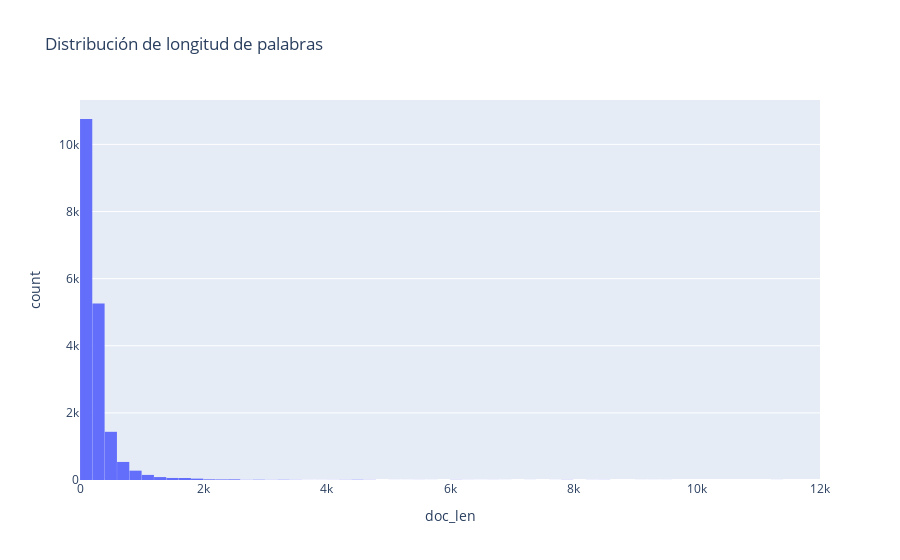
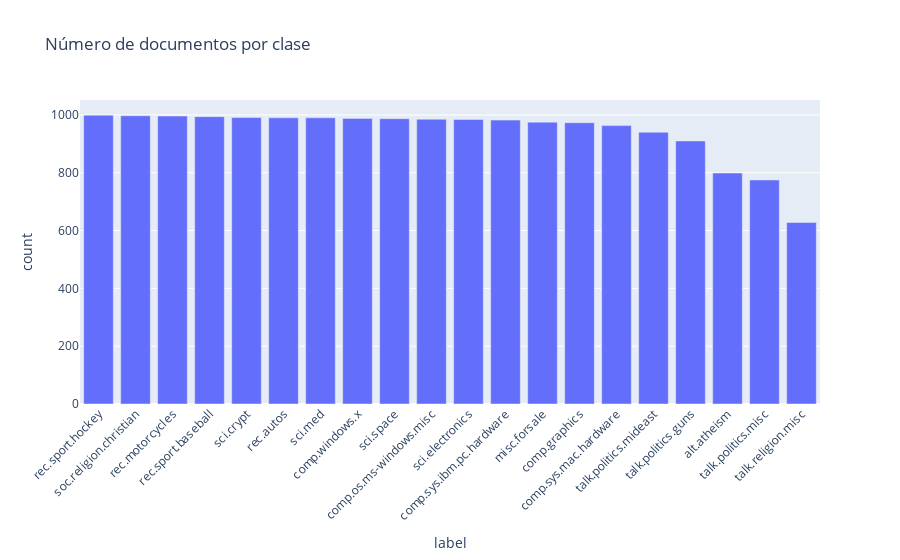
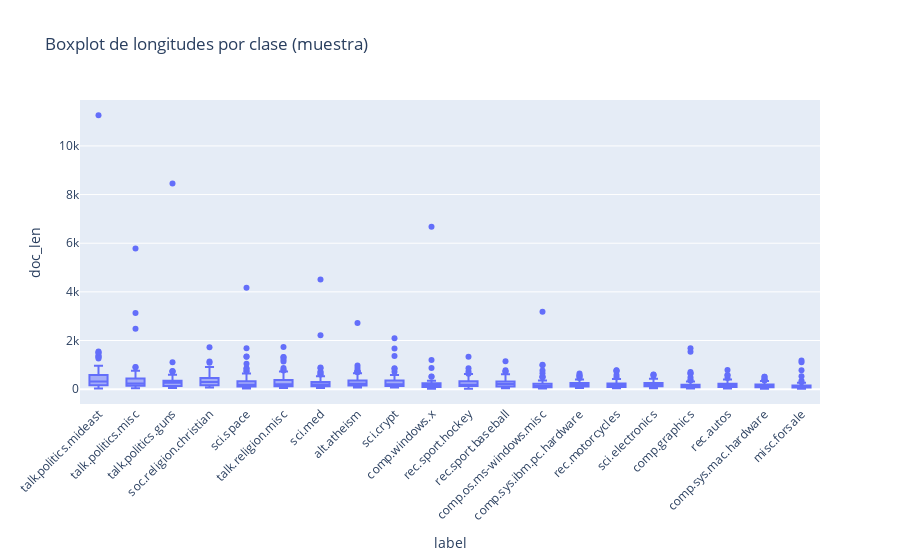

Here is the notebook cell these charts were saved with, in order:
### Markdown cell above
## 2) Visualización de la distribución de datos (histogramas y boxplots)

### Code cell
import plotly.express as px
import pandas as pd

# Unir train y test en un solo df para graficar
df = pd.concat(
    [
        df_train.assign(split='train')[['text','label','y','split']],
        df_test.assign(split='test')[['text','label','y','split']],
    ],
    ignore_index=True
)

# Longitud de palabrs usando el texto crudo
df['doc_len'] = df['text'].astype(str).str.split().str.len()

# Histograma de longitudes
fig1 = px.histogram(df, x='doc_len', nbins=100,
                    title='Distribución de longitud de palabras')
fig1.update_layout(bargap=0.01)
fig1.show()

# Conteo por clase
df_counts = (df.groupby('label')
               .size()
               .reset_index(name='count')
               .sort_values('count', ascending=False))

fig2 = px.bar(df_counts, x='label', y='count',
              title='Número de documentos por clase')
fig2.update_layout(xaxis={'categoryorder':'total descending', 'tickangle':-45})
fig2.show()

# Boxplot por clase 
sample_for_box = (df.groupby('label', group_keys=False)
                    .apply(lambda x: x.sample(min(80, len(x)), random_state=21))
                    .reset_index(drop=True))

fig3 = px.box(sample_for_box, x='label', y='doc_len',
              title='Boxplot de longitudes por clase (muestra)')
fig3.update_layout(xaxis={'categoryorder':'total descending', 'tickangle':-45})
fig3.show()

### Figure 1 — Plotly figure (JSON) as saved in the notebook; plotly's stock layout.template omitted (floating-point values rounded to 4 significant figures; data arrays with more than 128 entries replaced by an {"elided": "..."} marker saying what was removed)
{"data": [{"bingroup": "x", "hovertemplate": "doc_len=%{x}<br>count=%{y}<extra></extra>", "legendgroup": "", "marker": {"color": "#636efa", "pattern": {"shape": ""}}, "name": "", "nbinsx": 100, "orientation": "v", "showlegend": false, "type": "histogram", "x": {"elided": "18846 int values"}, "xaxis": "x", "yaxis": "y"}], "layout": {"bargap": 0.01, "barmode": "relative", "legend": {"tracegroupgap": 0}, "title": {"text": "Distribución de longitud de palabras"}, "xaxis": {"anchor": "y", "domain": [0, 1], "title": {"text": "doc_len"}}, "yaxis": {"anchor": "x", "domain": [0, 1], "title": {"text": "count"}}}}

### Figure 2 — Plotly figure (JSON) as saved in the notebook; plotly's stock layout.template omitted (floating-point values rounded to 4 significant figures)
{"data": [{"hovertemplate": "label=%{x}<br>count=%{y}<extra></extra>", "legendgroup": "", "marker": {"color": "#636efa", "pattern": {"shape": ""}}, "name": "", "orientation": "v", "showlegend": false, "textposition": "auto", "type": "bar", "x": ["rec.sport.hockey", "soc.religion.christian", "rec.motorcycles", "rec.sport.baseball", "sci.crypt", "rec.autos", "sci.med", "comp.windows.x", "sci.space", "comp.os.ms-windows.misc", "sci.electronics", "comp.sys.ibm.pc.hardware", "misc.forsale", "comp.graphics", "comp.sys.mac.hardware", "talk.politics.mideast", "talk.politics.guns", "alt.atheism", "talk.politics.misc", "talk.religion.misc"], "xaxis": "x", "y": [999, 997, 996, 994, 991, 990, 990, 988, 987, 985, 984, 982, 975, 973, 963, 940, 910, 799, 775, 628], "yaxis": "y"}], "layout": {"barmode": "relative", "legend": {"tracegroupgap": 0}, "title": {"text": "Número de documentos por clase"}, "xaxis": {"anchor": "y", "categoryorder": "total descending", "domain": [0, 1], "tickangle": -45, "title": {"text": "label"}}, "yaxis": {"anchor": "x", "domain": [0, 1], "title": {"text": "count"}}}}

### Figure 3 — Plotly figure (JSON) as saved in the notebook; plotly's stock layout.template omitted (floating-point values rounded to 4 significant figures; data arrays with more than 128 entries replaced by an {"elided": "..."} marker saying what was removed)
{"data": [{"alignmentgroup": "True", "hovertemplate": "label=%{x}<br>doc_len=%{y}<extra></extra>", "legendgroup": "", "marker": {"color": "#636efa"}, "name": "", "notched": false, "offsetgroup": "", "orientation": "v", "showlegend": false, "type": "box", "x": {"elided": "1600 str values"}, "x0": " ", "xaxis": "x", "y": {"elided": "1600 int values"}, "y0": " ", "yaxis": "y"}], "layout": {"boxmode": "group", "legend": {"tracegroupgap": 0}, "title": {"text": "Boxplot de longitudes por clase (muestra)"}, "xaxis": {"anchor": "y", "categoryorder": "total descending", "domain": [0, 1], "tickangle": -45, "title": {"text": "label"}}, "yaxis": {"anchor": "x", "domain": [0, 1], "title": {"text": "doc_len"}}}}
